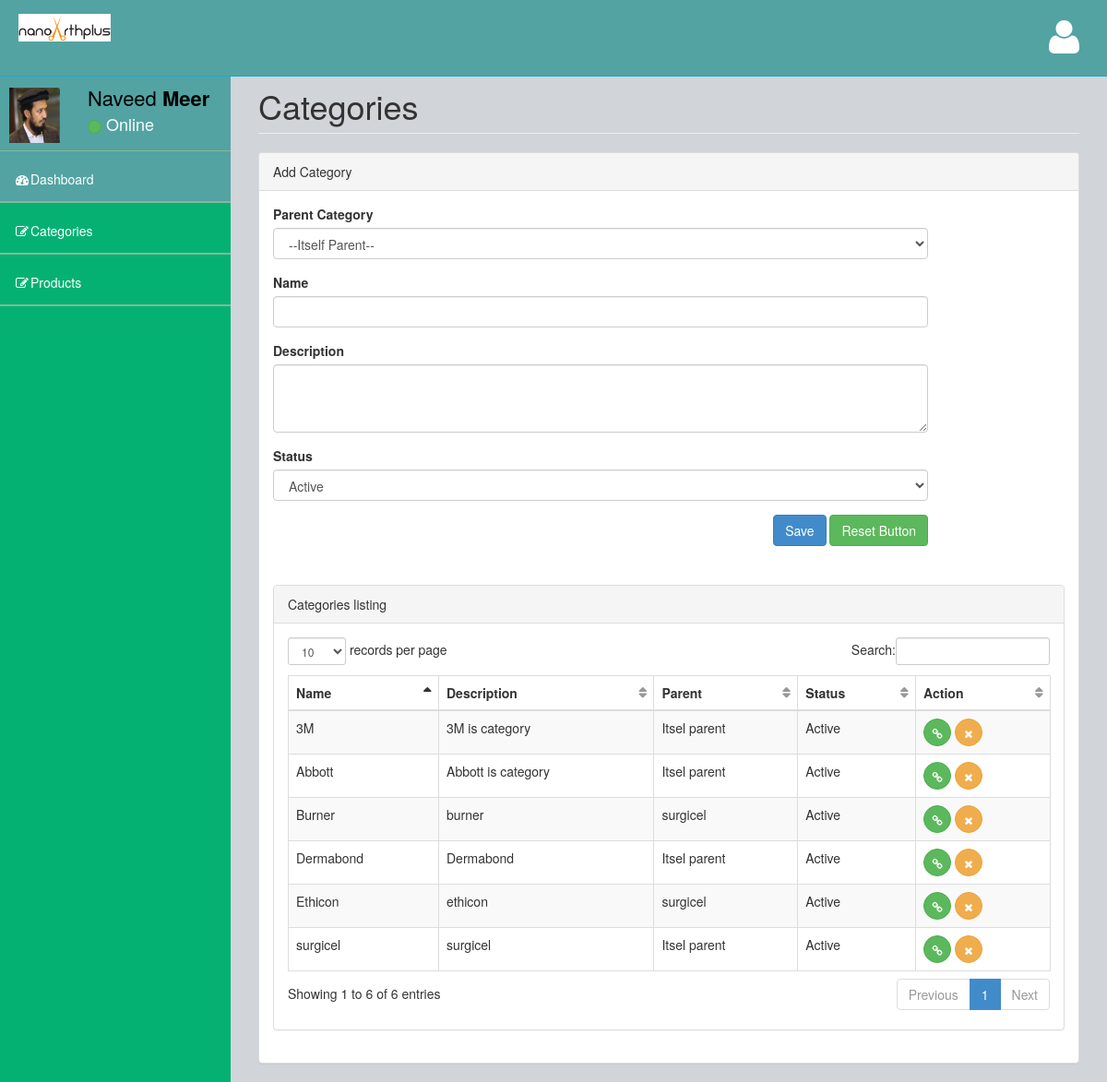
Page /old/admin/categories.php (signed in) on the earlier database version.
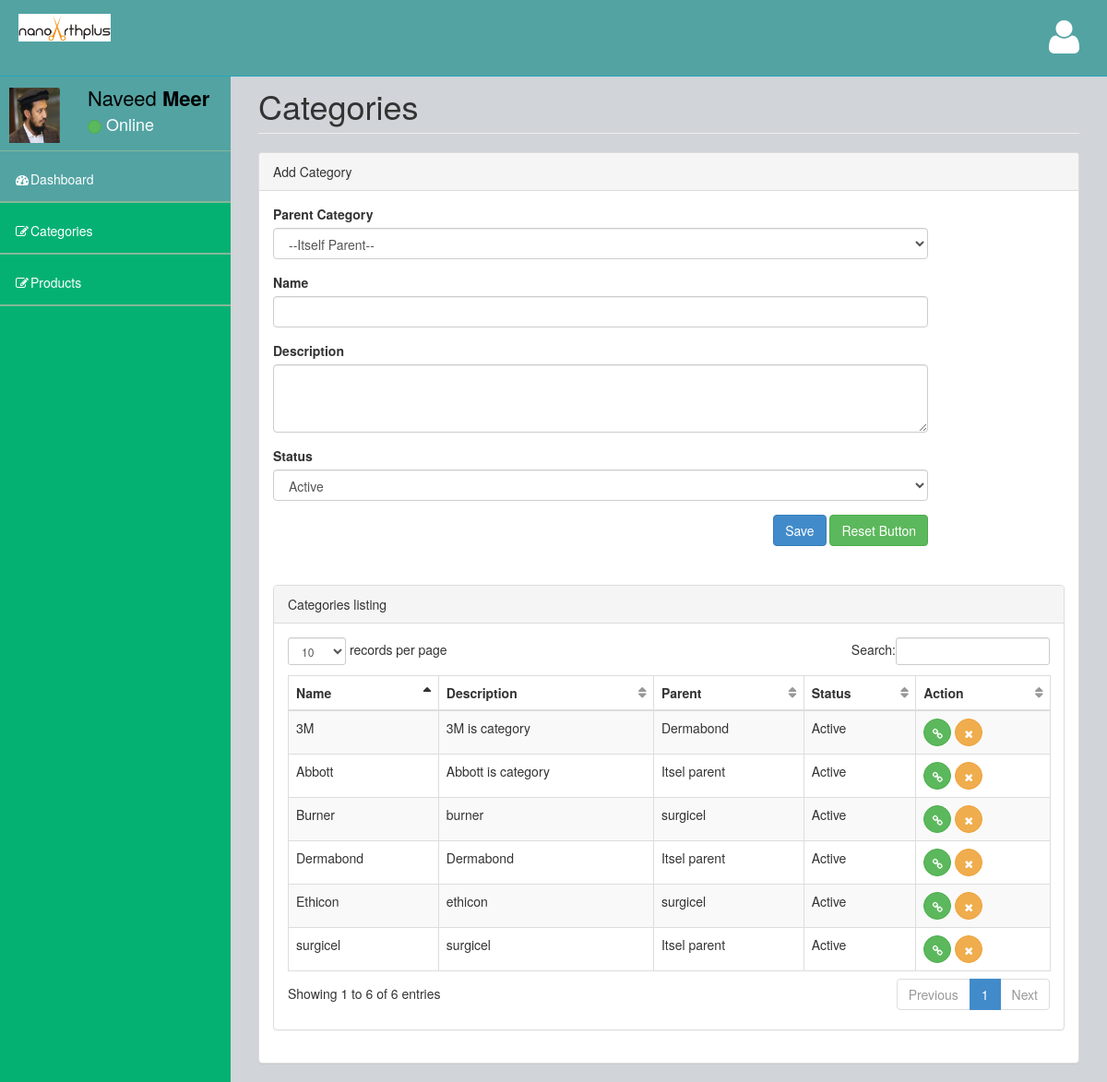
Same page on the later database version.
### tables this page shows
CREATE TABLE `categories` (
  `cate_id` int(11) NOT NULL,
  `name` varchar(250) NOT NULL,
  `description` text NOT NULL,
  `status` tinyint(1) NOT NULL,
  `date` datetime NOT NULL DEFAULT CURRENT_TIMESTAMP,
  `image` varchar(150) NOT NULL,
  `parentid` int(11) DEFAULT '0'
);

### old/nano.php (called while the page is built, shortened)
<?php
class Nano {
	public $conn;
	function nano(){
		$this->servername = "localhost";
		$this->username = "root";
		$this->password = "";
		try {
			$this->conn = new PDO("mysql:host=$this->servername;dbname=nano", $this->username, $this->password);
			$this->conn->setAttribute(PDO::ATTR_ERRMODE, PDO::ERRMODE_EXCEPTION);
			}
		catch(PDOException $e)
			{
			echo "Connection failed: " . $e->getMessage();
			}
	}
	public function fetchdata($table,$where,$order,$limit){
		$sql = "SELECT * FROM ".$table.$where.$order.$limit;
		$query = $this->conn->query($sql);
		return $result = $query->fetchAll();
	}
}
?>

### old/admin/categories.php (the view, shortened to what this page needs)
<?php
require_once("include/adminheader.php");
require_once("../nano.php");
$obj = new Nano();
$categories = $obj->fetchdata(' categories ','',' order by cate_id desc ','');
?>
<link href="assets/plugins/dataTables/dataTables.bootstrap.css" rel="stylesheet" />
          <div id="page-wrapper">
            <div class="row">
                <div class="col-lg-12">
                    <h1 class="page-header">Categories</h1>
                </div>
            </div>
            <div class="row">
                <div class="col-lg-12">
                    <div class="panel panel-default">
                        <div class="panel-heading">
                            Add Category
                        </div>
                        <div class="panel-body">
                            <div class="row">
                                <div class="col-lg-10">
                                    <form role="form" method="post">
                                    	<div class="form-group">
                                            <label>Parent Category</label>
                                            <select name="parent" class="form-control">
                                            <option value="0">--Itself Parent--</option>
                                            <?php
											$parent_categories = $obj->fetchdata(' categories ','',' order by name ','');
												?>
                                            </select>
                                        </div>
                                        <div class="form-group">
                                            <label>Name</label>
                                            <input type="text" name="name" class="form-control" value="<?=(isset($catename)) ? $catename : ""?>">
                                        </div>
                                        <div class="form-group">
                                            <label>Description</label>
                                            <textarea name="description" class="form-control" rows="3"><?=(isset($description)) ? $description : ""?></textarea>
                                        </div>
                                        <div class="form-group">
                                            <label>Status</label>
                                            <select name="status" class="form-control">
                                                <option value="1" <?=(isset($status) && $status == 1) ? "selected='selected'" : ""?>>Active</option>
                                            </select>
                                        </div>
                                        <div style="float:right;">
                                        <input type="submit" name="save" class="btn btn-primary" value="Save">
                                        <button type="reset" class="btn btn-success">Reset Button</button>
										</div>
                                    </form>
                                </div>
                            </div>
                          <div class="row" style="margin-top:5%;">
                            <div class="col-lg-12">
                                <div class="panel panel-default">
                                    <div class="panel-heading">
                                         Categories listing
                                    </div>
                                    <div class="panel-body">
                                        <div class="table-responsive">
                                            <table class="table table-striped table-bordered table-hover" id="dataTables-example">
                                                <thead>
                                                    <tr>
                                                        <th>Name</th>
                                                        <th>Description</th>
                                                        <th>Parent</th>
                                                        <th>Status</th>
                                                        <th>Action</th>
                                                    </tr>
                                                </thead>
                                                <tbody>
                                                <?php
												if(sizeof($categories) > 0){
													$colr = '';
													$no = 1;
													foreach($categories as $cat){
														if($no%2 == 0){
															$colr = 'odd gradeX';
														}else{
															$colr = 'even gradeC';
														}
														$parent = $obj->fetchdata(' categories ',' where cate_id = '.$cat['parentid'],'','');
														?>
                                                         <tr class="<?=$colr;?>">
                                                            <td><?=$cat['name']?></td>
                                                            <td><?=$cat['description']?></td>
                                                            <td><?=($cat['parentid'] > 0) ? $parent[0]['name'] : "Itsel parent";?></td>
                                                            <td><?=($cat['status'] == 1) ? "Active" : "Block";?></td>
                                                            <td class="center">
                                                             <a href="categories.php?cateid=<?=$cat['cate_id']?>"><button type="button" class="btn btn-success btn-circle"><i class="fa fa-link"></i></button></a>
                            <a href="catedelete.php?id=<?=$cat['cate_id'];?>" onclick=" return confirm('Are you sure want to delete this ?')"><button type="button" class="btn btn-warning btn-circle"><i class="fa fa-times"></i></button></a>
                            </td>
                                                        </tr>
                                                        <?php
														$no++;
													}
												}
												?>
                                                </tbody>
                                            </table>
                                        </div>
                                    </div>
                                </div>
                            </div>
                        </div>
                        </div>
                    </div>
                </div>
            </div>
        </div>
   <?php
require_once("include/footer.php");
?>

### old/admin/include/adminheader.php (shortened to what this page needs)
<!DOCTYPE html>
<html>
<head>
    <link href="assets/plugins/bootstrap/bootstrap.css" rel="stylesheet" />
    <link href="assets/font-awesome/css/font-awesome.css" rel="stylesheet" />
    <link href="assets/plugins/pace/pace-theme-big-counter.css" rel="stylesheet" />
    <link href="assets/css/style.css" rel="stylesheet" />
    <link href="assets/css/main-style.css" rel="stylesheet" />
    <link href="assets/plugins/morris/morris-0.4.3.min.css" rel="stylesheet" />
   </head>
<body>
    <div id="wrapper">
        <nav class="navbar navbar-default navbar-fixed-top" role="navigation" id="navbar">
            <div class="navbar-header">
                <a class="navbar-brand" href="index.php">
                    <img src="../img/nanoarthpluslogo2.png" style="" alt="" />
                </a>
            </div>
            <ul class="nav navbar-top-links navbar-right">
                <li class="dropdown">
                    <a class="dropdown-toggle" data-toggle="dropdown" href="#">
                        <i class="fa fa-user fa-3x"></i>
                    </a>
                </li>
            </ul>
        </nav>
        <nav class="navbar-default navbar-static-side" role="navigation">
            <div class="sidebar-collapse">
                <ul class="nav" id="side-menu">
                    <li>
                        <div class="user-section">
                            <div class="user-section-inner">
                                <img src="../img/naveed.jpg" alt="">
                            </div>
                            <div class="user-info">
                                <div>Naveed <strong>Meer</strong></div>
                                <div class="user-text-online">
                                    <span class="user-circle-online btn btn-success btn-circle "></span>&nbsp;Online
                                </div>
                            </div>
                        </div>
                    </li>
                    <li class="selected">
                        <a href="index.php"><i class="fa fa-dashboard fa-fw"></i>Dashboard</a>
                    </li>
                    <li>
                        <a href="categories.php"><i class="fa fa-edit fa-fw"></i>Categories</a>
                    </li>
                    <li>
                        <a href="products.php"><i class="fa fa-edit fa-fw"></i>Products</a>
                    </li>
                </ul>
            </div>
        </nav>

### old/admin/include/footer.php (shortened to what this page needs)
   </div>
</body>
</html>

### old/admin/assets/css/style.css (style rules this page uses)
body { background-color: #f8f8f8; }
#wrapper { width: 100%; margin-top: 55px!important; background-color:#04B173; }
#page-wrapper { padding: 0 15px; min-height: 568px; background-color:rgb(209, 212, 216); }
.navbar-static-side ul li { border-bottom:1px solid #84B899 !important; }
.navbar-top-links li { display: inline-block; }
.navbar-top-links li:last-child { margin-right: 15px; }
.navbar-top-links li a { padding: 20px; min-height: 50px; }
@media (min-width:768px) { .navbar-static-side { z-index: 1; position: absolute; width: 250px; } }
table.dataTable thead .sorting, table.dataTable thead .sorting_asc:after, table.dataTable thead .sorting_desc, table.dataTable thead .sorting_asc_disabled, table.dataTable thead .sorting_desc_disabled { background: transparent; }
table.dataTable thead .sorting_asc:after { content: "\f0de"; float: right; font-family: fontawesome; }
table.dataTable thead .sorting:after { content: "\f0dc"; float: right; font-family: fontawesome; color: rgba(50,50,50,.5); }
.btn-circle { width: 30px; height: 30px; padding: 6px 0; border-radius: 15px; text-align: center; font-size: 12px; line-height: 1.428571429; }

### old/admin/assets/css/main-style.css (style rules this page uses)
.user-section-inner { height: 65px; width: 65px; -moz-border-radius: 3px; -webkit-border-radius: 3px; border-radius: 3px; overflow: hidden; display: inline-block; float: left; margin-right: 15px; margin-top: 20px; }
.user-section-inner img { margin-left:10px; width:55px; height:60px; }
.user-info { display: block; color:#000!important; display: inline-block; padding: 15px; margin-bottom: 0px }
.user-text-online { font-size:18px; color:#fff }
.user-circle-online { width: 15px!important; height: 15px!important; }
.navbar-top-links > li > a { color: #FFFFFF; }
.nav > li > a { padding: 20px 15px; }
#side-menu { background-color:#04B173; }
#side-menu a { color:#fff; border-bottom: 1px solid #84B899 !important; height: 55px; }
.selected { background-color:rgb(83, 163, 163); }
#navbar { background-color:rgb(83, 163, 163); }
.navbar-brand { padding-left:20px; }
.navbar-brand img { height:30px; }
.navbar-default { border-color: #27A6BE; }
@media (min-width:768px) { #page-wrapper { position: inherit; margin: 0 0 0 250px; padding: 0 30px; min-height: 1000px; } }

Differences in the rows shown:
changed categories "3M is category": categories.name (not shown) → "Dermabond"; no longer shows "Itsel parent"
